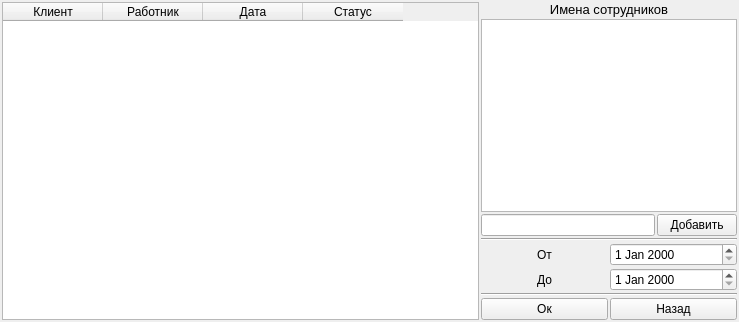
<?xml version="1.0" encoding="UTF-8"?>
<ui version="4.0">
 <class>Form_For_Show_Data</class>
 <widget class="QWidget" name="Form_For_Show_Data">
  <property name="geometry">
   <rect>
    <x>0</x>
    <y>0</y>
    <width>739</width>
    <height>322</height>
   </rect>
  </property>
  <property name="windowTitle">
   <string>Form</string>
  </property>
  <layout class="QHBoxLayout" name="horizontalLayout_5">
   <property name="spacing">
    <number>2</number>
   </property>
   <property name="leftMargin">
    <number>2</number>
   </property>
   <property name="topMargin">
    <number>2</number>
   </property>
   <property name="rightMargin">
    <number>2</number>
   </property>
   <property name="bottomMargin">
    <number>2</number>
   </property>
   <item>
    <widget class="QTableWidget" name="tableWidget">
     <property name="sizePolicy">
      <sizepolicy hsizetype="MinimumExpanding" vsizetype="Expanding">
       <horstretch>30</horstretch>
       <verstretch>0</verstretch>
      </sizepolicy>
     </property>
     <property name="sortingEnabled">
      <bool>false</bool>
     </property>
     <column>
      <property name="text">
       <string>Клиент</string>
      </property>
     </column>
     <column>
      <property name="text">
       <string>Работник</string>
      </property>
     </column>
     <column>
      <property name="text">
       <string>Дата</string>
      </property>
     </column>
     <column>
      <property name="text">
       <string>Статус</string>
      </property>
     </column>
    </widget>
   </item>
   <item>
    <layout class="QVBoxLayout" name="verticalLayout">
     <item>
      <widget class="QLabel" name="label_3">
       <property name="font">
        <font>
         <pointsize>10</pointsize>
        </font>
       </property>
       <property name="text">
        <string>Имена сотрудников</string>
       </property>
       <property name="alignment">
        <set>Qt::AlignCenter</set>
       </property>
      </widget>
     </item>
     <item>
      <widget class="QListWidget" name="listWidget"/>
     </item>
     <item>
      <layout class="QHBoxLayout" name="horizontalLayout_4">
       <item>
        <widget class="QLineEdit" name="lineEdit"/>
       </item>
       <item>
        <widget class="QPushButton" name="pushButton_3">
         <property name="text">
          <string>Добавить</string>
         </property>
        </widget>
       </item>
      </layout>
     </item>
     <item>
      <widget class="Line" name="line">
       <property name="orientation">
        <enum>Qt::Horizontal</enum>
       </property>
      </widget>
     </item>
     <item>
      <layout class="QHBoxLayout" name="horizontalLayout">
       <item>
        <widget class="QLabel" name="label">
         <property name="text">
          <string>От</string>
         </property>
         <property name="alignment">
          <set>Qt::AlignCenter</set>
         </property>
        </widget>
       </item>
       <item>
        <widget class="QDateEdit" name="dateEdit"/>
       </item>
      </layout>
     </item>
     <item>
      <layout class="QHBoxLayout" name="horizontalLayout_2">
       <item>
        <widget class="QLabel" name="label_2">
         <property name="text">
          <string>До</string>
         </property>
         <property name="alignment">
          <set>Qt::AlignCenter</set>
         </property>
        </widget>
       </item>
       <item>
        <widget class="QDateEdit" name="dateEdit_2"/>
       </item>
      </layout>
     </item>
     <item>
      <widget class="Line" name="line_2">
       <property name="orientation">
        <enum>Qt::Horizontal</enum>
       </property>
      </widget>
     </item>
     <item>
      <layout class="QHBoxLayout" name="horizontalLayout_3">
       <item>
        <widget class="QPushButton" name="pushButton">
         <property name="text">
          <string>Ок</string>
         </property>
        </widget>
       </item>
       <item>
        <widget class="QPushButton" name="pushButton_2">
         <property name="text">
          <string>Назад</string>
         </property>
        </widget>
       </item>
      </layout>
     </item>
    </layout>
   </item>
  </layout>
 </widget>
 <resources/>
 <connections/>
</ui>
